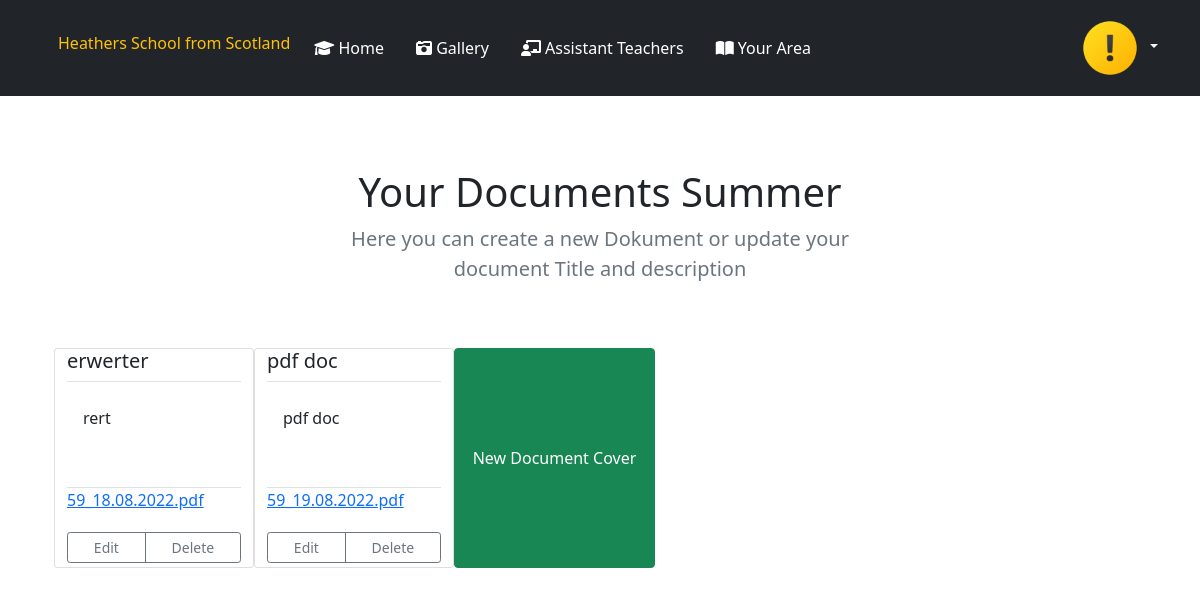
The app's page /TeacherDocs (signed in), older data.
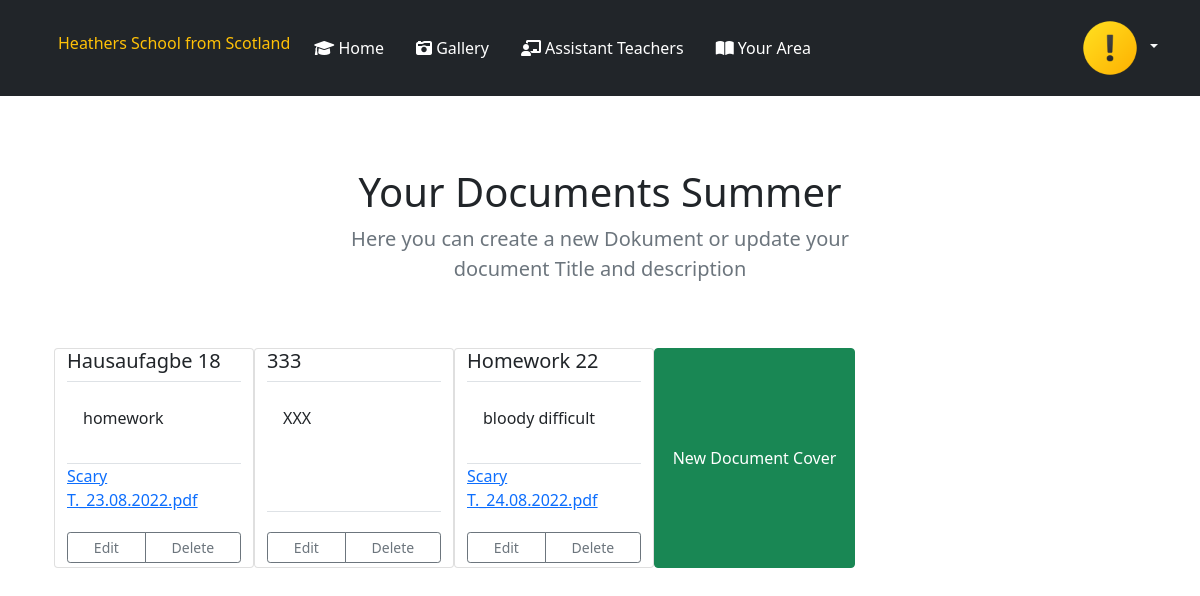
The same page, newer data.
### tables this page shows
CREATE TABLE `documents` (
  `documentid` int(12) NOT NULL,
  `userid` int(12) NOT NULL,
  `documentname` varchar(255) NOT NULL,
  `documentdescription` varchar(255) NOT NULL,
  `document` varchar(255) NOT NULL
);

### mainsrc/Documents/DocumentDatabase.php (called while the page is built, shortened)
<?php
class DocumentDatabase extends AbstractDatabase {
    function getTable()
    {
        return "documents";
    }
    function getModel()
    {
        return DocumentModel::class;
    }
    function getAllDocuments(){
            $table = $this->getTable();
            $model = $this->getModel();
            if (!empty($this->pdo)){
                $allDocuments = $this->pdo->prepare("SELECT * FROM $table" );
                $allDocuments->execute();
                $allDocuments->setFetchMode(PDO::FETCH_CLASS, $model);
                $documentsDATA = $allDocuments->fetchAll(PDO::FETCH_CLASS);
                }
                return $documentsDATA;
        }
}

### mainsrc/App/AbstractMVC/AbstractDatabase.php (called while the page is built, shortened)
<?php
abstract class AbstractDatabase {
    public function __construct(PDO $pdo)
    {
        $this->pdo = $pdo;
    }
}

### mainsrc/App/Router.php (called while the page is built, shortened)
<?php
class Router {
    public function __construct(Container $container){
        $this->container = $container;
    }
    public function add($controller, $function){
        $container = $this->container->build($controller);
        $view = $function;
        $this->getMeUsers($container, $view);
    }
    public function getMeUsers($container, $view){
                $container->$view();
    }
}

### mainsrc/App/AbstractMVC/AbstractController.php (called while the page is built, shortened)
<?php
class AbstractController {
    public function pageload($dir, $view, $variablen) {
        extract($variablen);
        require_once __DIR__ .  "/../../$dir/MVC/Views/$view.php";
    }
}

### init.php (called while the page is built, shortened)
<?php
function html(string $str):string {
    $string = htmlentities($str, ENT_QUOTES, 'UTF-8');
    return $string;
}

### mainsrc/Documents/MVC/Views/ajaxPageDocument.php (the view, shortened to what this page needs)
<?php foreach($allDocuments As $item) : ?>
    <div style="width: 200px; height: 220px" class="card ">
    <h5 class="pb-2 border-bottom">
        <?php  echo html($item->documentname) ?>
    </h5>
        <div class="card-body border-bottom"">
            <p class="card-text">
                <?php  echo html($item->documentdescription); ?></p>
        </div>
        <p >
             <a href="onlineschool/mainsrc/UploadDocs/<?php  echo $item->document ?>"><?php  echo $item->document ?></a>
    </p>
        <div class=" py-1 btn-group">
        <a href="/Document=Settings?documentid=<?php  echo $item->documentid; ?>" class="btn btn-sm btn-outline-secondary">Edit</a>
        <a id="deleteDocument" href="/Document-Delete?documentid=<?php echo $item->documentid; ?>" class="btn btn-sm btn-outline-secondary ">Delete</a>
        </div>
    </div>
    <?php endforeach; ?>
    <form style="width: 225px;" method="Post" class="row" action="/Documents" id="newDocumentForm">
        <button style="height: 220px;" type="submit" class="btn btn-success" name="newDocument" value="send">New Document Cover </button>
    </form>

Row changes from the older to the newer data that the page shows:
removed documents: documentname "erwerter", documentdescription "rert", document "59_18.08.2022.pdf"
removed documents: documentname "pdf doc", documentdescription "pdf doc", document "59_19.08.2022.pdf"
added documents: documentname "Hausaufagbe 18", documentdescription "homework", document "Scary T._23.08.2022.pdf"
added documents: documentname "333", documentdescription "XXX"
added documents: documentname "Homework 22", documentdescription "bloody difficult", document "Scary T._24.08.2022.pdf"
